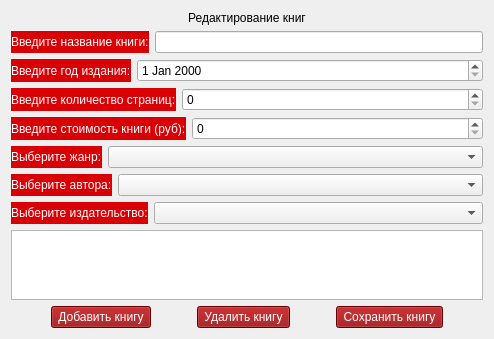
        <widget class="QWidget" name="page_6_for_admin">
         <layout class="QVBoxLayout" name="verticalLayout_14">
          <item>
           <layout class="QHBoxLayout" name="horizontalLayout_17">
            <item>
             <widget class="QLabel" name="label_14">
              <property name="styleSheet">
               <string notr="true">font: 11pt &quot;Comic Sans MS&quot;;</string>
              </property>
              <property name="text">
               <string>Редактирование книг</string>
              </property>
              <property name="alignment">
               <set>Qt::AlignCenter</set>
              </property>
             </widget>
            </item>
           </layout>
          </item>
          <item>
           <layout class="QVBoxLayout" name="verticalLayout_5">
            <item>
             <layout class="QHBoxLayout" name="horizontalLayout_18" stretch="0,100">
              <item>
               <widget class="QLabel" name="label_15">
                <property name="styleSheet">
                 <string notr="true">background-color: rgb(216, 0, 4);
color: rgb(255, 255, 255);
font: 9pt &quot;Comic Sans MS&quot;;</string>
                </property>
                <property name="text">
                 <string>Введите название книги:</string>
                </property>
               </widget>
              </item>
              <item>
               <widget class="QLineEdit" name="edit_title_book"/>
              </item>
             </layout>
            </item>
            <item>
             <layout class="QHBoxLayout" name="horizontalLayout_10" stretch="0,100">
              <item>
               <widget class="QLabel" name="label_7">
                <property name="styleSheet">
                 <string notr="true">background-color: rgb(216, 0, 4);
color: rgb(255, 255, 255);
font: 9pt &quot;Comic Sans MS&quot;;</string>
                </property>
                <property name="text">
                 <string>Введите год издания:</string>
                </property>
               </widget>
              </item>
              <item>
               <widget class="QDateEdit" name="year"/>
              </item>
             </layout>
            </item>
            <item>
             <layout class="QHBoxLayout" name="horizontalLayout_28" stretch="0,100">
              <item>
               <widget class="QLabel" name="label_29">
                <property name="styleSheet">
                 <string notr="true">background-color: rgb(216, 0, 4);
color: rgb(255, 255, 255);
font: 9pt &quot;Comic Sans MS&quot;;</string>
                </property>
                <property name="text">
                 <string>Введите количество страниц:</string>
                </property>
               </widget>
              </item>
              <item>
               <widget class="QSpinBox" name="spin_lists"/>
              </item>
             </layout>
            </item>
            <item>
             <layout class="QHBoxLayout" name="horizontalLayout_19" stretch="0,100">
              <item>
               <widget class="QLabel" name="label_18">
                <property name="styleSheet">
                 <string notr="true">background-color: rgb(216, 0, 4);
color: rgb(255, 255, 255);
font: 9pt &quot;Comic Sans MS&quot;;</string>
                </property>
                <property name="text">
                 <string>Введите стоимость книги (руб):</string>
                </property>
               </widget>
              </item>
              <item>
               <widget class="QSpinBox" name="spin_cost">
                <property name="maximum">
                 <number>100000</number>
                </property>
               </widget>
              </item>
             </layout>
            </item>
            <item>
             <layout class="QHBoxLayout" name="horizontalLayout_24" stretch="0,100">
              <item>
               <widget class="QLabel" name="label_19">
                <property name="styleSheet">
                 <string notr="true">background-color: rgb(216, 0, 4);
color: rgb(255, 255, 255);
font: 9pt &quot;Comic Sans MS&quot;;</string>
                </property>
                <property name="text">
                 <string>Выберите жанр:</string>
                </property>
               </widget>
              </item>
              <item>
               <widget class="QComboBox" name="comboBox_genre"/>
              </item>
             </layout>
            </item>
            <item>
             <layout class="QHBoxLayout" name="horizontalLayout_23" stretch="0,100">
              <item>
               <widget class="QLabel" name="label_17">
                <property name="styleSheet">
                 <string notr="true">background-color: rgb(216, 0, 4);
color: rgb(255, 255, 255);
font: 9pt &quot;Comic Sans MS&quot;;</string>
                </property>
                <property name="text">
                 <string>Выберите автора:</string>
                </property>
               </widget>
              </item>
              <item>
               <widget class="QComboBox" name="comboBox_author"/>
              </item>
             </layout>
            </item>
            <item>
             <layout class="QHBoxLayout" name="horizontalLayout_22" stretch="0,100">
              <item>
               <widget class="QLabel" name="label_16">
                <property name="styleSheet">
                 <string notr="true">background-color: rgb(216, 0, 4);
color: rgb(255, 255, 255);
font: 9pt &quot;Comic Sans MS&quot;;</string>
                </property>
                <property name="text">
                 <string>Выберите издательство:</string>
                </property>
               </widget>
              </item>
              <item>
               <widget class="QComboBox" name="comboBox_ph"/>
              </item>
             </layout>
            </item>
           </layout>
          </item>
          <item>
           <widget class="QTableWidget" name="table_book">
            <property name="sizeAdjustPolicy">
             <enum>QAbstractScrollArea::AdjustToContents</enum>
            </property>
            <attribute name="horizontalHeaderStretchLastSection">
             <bool>true</bool>
            </attribute>
           </widget>
          </item>
          <item>
           <layout class="QHBoxLayout" name="horizontalLayout_21">
            <item>
             <spacer name="horizontalSpacer_13">
              <property name="orientation">
               <enum>Qt::Horizontal</enum>
              </property>
              <property name="sizeHint" stdset="0">
               <size>
                <width>40</width>
                <height>20</height>
               </size>
              </property>
             </spacer>
            </item>
            <item>
             <widget class="QPushButton" name="btn_new_book">
              <property name="styleSheet">
               <string notr="true">background-color: rgb(143, 0, 2);
font: 9pt &quot;Comic Sans MS&quot;;
color: rgb(255, 255, 255);</string>
              </property>
              <property name="text">
               <string> Добавить книгу </string>
              </property>
             </widget>
            </item>
            <item>
             <spacer name="horizontalSpacer_14">
              <property name="orientation">
               <enum>Qt::Horizontal</enum>
              </property>
              <property name="sizeHint" stdset="0">
               <size>
                <width>40</width>
                <height>20</height>
               </size>
              </property>
             </spacer>
            </item>
            <item>
             <widget class="QPushButton" name="btn_delete_book">
              <property name="styleSheet">
               <string notr="true">background-color: rgb(143, 0, 2);
font: 9pt &quot;Comic Sans MS&quot;;
color: rgb(255, 255, 255);</string>
              </property>
              <property name="text">
               <string> Удалить книгу </string>
              </property>
             </widget>
            </item>
            <item>
             <spacer name="horizontalSpacer_15">
              <property name="orientation">
               <enum>Qt::Horizontal</enum>
              </property>
              <property name="sizeHint" stdset="0">
               <size>
                <width>40</width>
                <height>20</height>
               </size>
              </property>
             </spacer>
            </item>
            <item>
             <widget class="QPushButton" name="btn_save_book">
              <property name="styleSheet">
               <string notr="true">background-color: rgb(143, 0, 2);
font: 9pt &quot;Comic Sans MS&quot;;
color: rgb(255, 255, 255);</string>
              </property>
              <property name="text">
               <string> Сохранить книгу </string>
              </property>
             </widget>
            </item>
            <item>
             <spacer name="horizontalSpacer_16">
              <property name="orientation">
               <enum>Qt::Horizontal</enum>
              </property>
              <property name="sizeHint" stdset="0">
               <size>
                <width>40</width>
                <height>20</height>
               </size>
              </property>
             </spacer>
            </item>
           </layout>
          </item>
         </layout>
        </widget>
